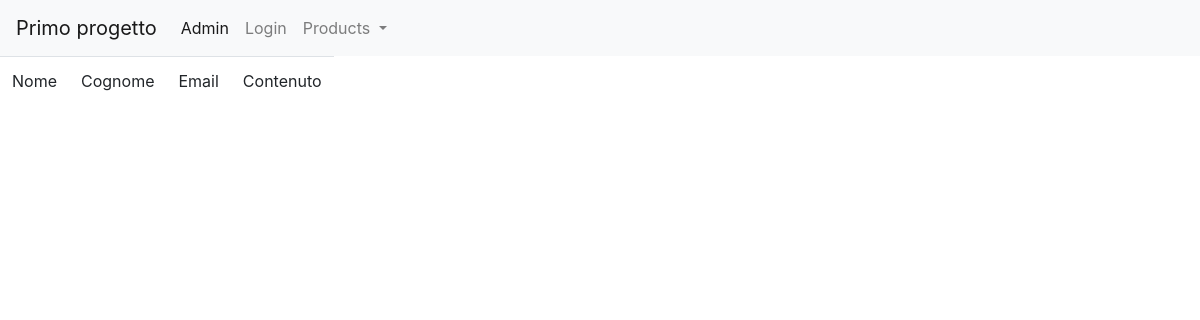
The page /forms_app/lista_contatti/ on the database as committed earlier.
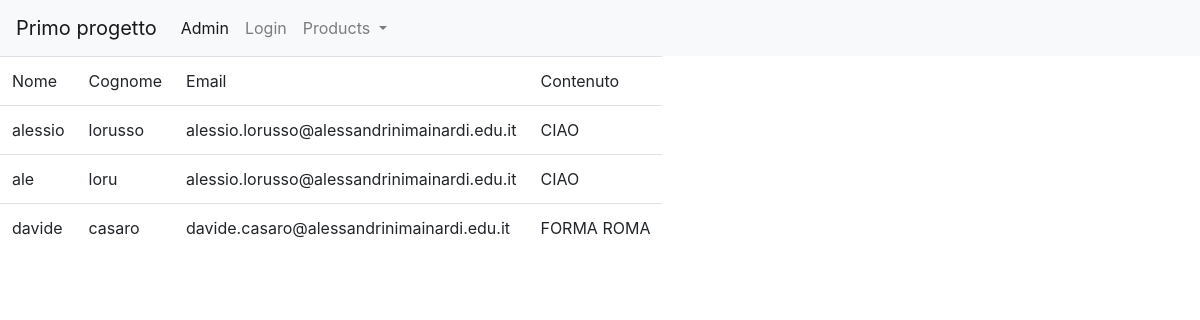
The same page on the database as committed later.
### forms_app/models.py (models this page shows)
class Contatto(models.Model):
    nome = models.CharField(max_length=100)
    cognome = models.CharField(max_length=100)
    email = models.EmailField(max_length=200)
    contenuto = models.TextField()

### forms_app/views.py (the view)
# urls.py: path('lista_contatti/',lista_contatti, name='lista_contatti'),
def lista_contatti(request, pk=None):
    if(pk==None):
        contatti= Contatto.objects.all()
    else:
        contatti= Contatto.objects.filter(contatto_id=pk)
    context= {
        'contatti': contatti,
    }
    return render(request,'lista_contatti.html',context)

### forms_app/templates/lista_contatti.html (shortened to what this page needs)
{% extends 'base.html' %}
{%block content%}
    <table class="table table-responsive">
        <tr>
            <td>Nome</td>
            <td>Cognome</td>
            <td>Email</td>
            <td>Contenuto</td>
        </tr>
    {%for c in contatti %}
        <tr>
            <td>{{c.nome}}</td>
            <td>{{c.cognome}}</td>
            <td>{{c.email}}</td>
            <td>{{c.contenuto}}</td>
        </tr>
    {%endfor%}
    </table>
    {%endblock content%}

### templates/base.html (shortened to what this page needs)
<!doctype html>
{% load static %}
<html lang="it">
  <head>
    <link rel="stylesheet" href="https://cdn.jsdelivr.net/npm/bootstrap@4.5.3/dist/css/bootstrap.min.css">
  </head>
  <body>
    <nav class="navbar navbar-expand-lg navbar-light bg-light">
        <a class="navbar-brand" href="{% url 'index_root' %}" >Primo progetto</a>
        <div class="collapse navbar-collapse" id="navbarSupportedContent">
          <ul class="navbar-nav mr-auto">
            <li class="nav-item active">
              <a class="nav-link" href="/admin">Admin <span class="sr-only">(current)</span></a>
            </li>
            {% if request.user.is_authenticated %}
              <li class="nav-item dropdown">
                <a class="nav-link dropdown-toggle" href="#" id="navbarDropdown" role="button" data-toggle="dropdown" aria-haspopup="true" aria-expanded="false">
                  Prima app
                </a>
                <div class="dropdown-menu" aria-labelledby="navbarDropdown">
                  <a class="dropdown-item" href="{% url 'prima_app:homepage'%}">Homepage</a>
                  <div class="dropdown-divider"></div>
                  <a class="dropdown-item" href="{% url 'prima_app:lista'%}">lista</a>
                  <a class="dropdown-item" href="{% url 'prima_app:chi_siamo'%}">chi siamo</a>
                  <a class="dropdown-item" href="{% url 'prima_app:index'%}">index</a>
                  <a class="dropdown-item" href="{% url 'prima_app:variabili'%}">variabili</a>
                  <a class="dropdown-item" href="{% url 'prima_app:welcome'%}">welcome</a>
                </div>
              </li>
              <li class="nav-item dropdown">
                  <a class="nav-link dropdown-toggle" href="#" id="navbarDropdown" role="button" data-toggle="dropdown" aria-haspopup="true" aria-expanded="false">
                    Seconda app
                  </a>
                  <div class="dropdown-menu" aria-labelledby="navbarDropdown">
                    <a class="dropdown-item" href="{% url 'seconda_app:es_for'%}">for</a>
                    <a class="dropdown-item" href="{% url 'seconda_app:es_if'%}">if</a>
                    <a class="dropdown-item" href="{% url 'seconda_app:if_else_elif'%}">if else elif</a>
                    <a class="dropdown-item" href="{% url 'seconda_app:index2'%}">index2</a>
                  </div>
                </li>
              <li class="nav-item dropdown">
                  <a class="nav-link dropdown-toggle" href="#" id="navbarDropdown" role="button" data-toggle="dropdown" aria-haspopup="true" aria-expanded="false">
                    News
                  </a>
                  <div class="dropdown-menu" aria-labelledby="navbarDropdown">
                    <a class="dropdown-item" href="{% url 'news:homeview'%}">homeview</a>
                    <a class="dropdown-item" href="{% url 'news:lista_articoli'%}">lista articoli </a>
                    <a class="dropdown-item" href="{% url 'news:query_base'%}">query base</a>
                  </div>
              </li>
              <li class="nav-item dropdown">
                <a class="nav-link dropdown-toggle" href="#" id="navbarDropdown" role="button" data-toggle="dropdown" aria-haspopup="true" aria-expanded="false">
                  contatti
                </a>
                <div class="dropdown-menu" aria-labelledby="navbarDropdown">
                  <a class="dropdown-item" href="{% url 'forms_app:contatti'%}">contatto</a>
                  <a class="dropdown-item" href="{% url 'forms_app:lista_contatti'%}">lista contatti</a>
                </div>
              </li>
              <li class="nav-item dropdown">
                <a class="nav-link dropdown-toggle" href='#' id="navbarDropdown" role="button"
                    data-toggle="dropdown" aria-haspopup="true" aria-expanded="false">
                    {{ request.user.username }}
                </a>
                <link rel="stylesheet" href="https://cdnjs.cloudflare.com/ajax/libs/font-awesome/5.15.4/css/all.min.css">
                <div class="dropdown-menu" aria-labelledby="navbarDropdown">
                  <div class="dropdown-divider"></div>
                  <a class="dropdown-item" href="{% url 'logout' %}">Esci</a>
                </div>
              </li>
            <li class="nav-item dropdown">
                <a class="nav-link dropdown-toggle" href="#" id="navbarDropdown" role="button" data-toggle="dropdown" aria-haspopup="true" aria-expanded="false">
                  News
                </a>
                <div class="dropdown-menu" aria-labelledby="navbarDropdown">
                  <a class="dropdown-item" href="{% url 'news:homeview'%}">homeview</a>
                  <a class="dropdown-item" href="{% url 'news:lista_articoli'%}">lista articoli </a>
                  <a class="dropdown-item" href="{% url 'news:query_base'%}">query base</a>
                  <a class="dropdown-item" href="{% url 'news:giornalisti_list_api'%}">lista giornalisti</a>
                  <a class="dropdown-item" href="{% url 'news:articoli_list_api'%}">lista articoli</a>
                </div>
            </li>
            {% else %}
              <li class="nav-item">
                <a class="nav-link" href="{% url 'login' %}">Login</a>
              </li>
            {% endif %}
            <li class="nav-item dropdown">
              <a class="nav-link dropdown-toggle" href="#" id="navbarDropdown" role="button" data-toggle="dropdown" aria-haspopup="true" aria-expanded="false">
                Products
              </a>
          </li>
          </ul>
        </div>
      </nav>
      {%block content%}
      {%endblock content%}
  </body>
</html>

Rows that differ between the two databases and show on the page:
added Contatto: nome "alessio", cognome "lorusso", email "alessio.lorusso@alessandrinimainardi.edu.it", contenuto "CIAO"
added Contatto: nome "ale", cognome "loru", email "alessio.lorusso@alessandrinimainardi.edu.it", contenuto "CIAO"
added Contatto: nome "davide", cognome "casaro", email "davide.casaro@alessandrinimainardi.edu.it", contenuto "FORMA ROMA"
